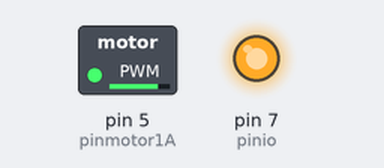
Bench run of a sketch on a simulated Arduino Uno, built with avr-gcc and run on an emulated ATmega328P. Shown: switched loads named in the sketch (green lamp = pin HIGH), output pins drawn as LEDs (lit = HIGH).

Above: at 0.05 s.
At 19.95 s:
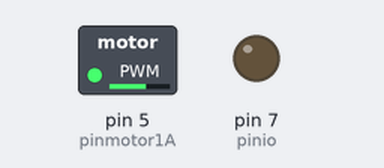
Timing chart, 0 to 26.0 s (numbered marks = the images above):
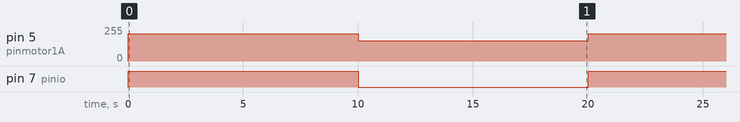

Measured:
- by itself, pin 5 (pinmotor1A): alternates 204/255 for 10.0 s and 153/255 for 10.0 s
- by itself, pin 7 (pinio): alternates HIGH for 10.0 s and LOW for 10.0 s

The sketch:

Degrau.ino
```cpp
// Gerando um degrau com sinal PWM a uma freq. de 7812.5 Hz

// ------- Pinos de saída -------
#define pinmotor1A 5  // Sinal PWM - Motor 1 - sentido de rotação A
#define pinio 7       // Pino de io


// ------- Pinos de entrada -------
// Potenciômetro
#define potenciometro A0  // Leitura do potenciômetro

// Define a frequência e amplitude da onda senoidal
const float freq = 7812.5 ; // Hz

// Patamares percentuais do degrau (% / 100)
float nivel_alto = 0.8;    // 80% da tensão nominal
float nivel_baixo = 0.6;   // 60% da tensão nominal

// Tempos do degrau (segundos)
float tempo_nivel_alto = 1;    // Tempo no patamar de 80%
float tempo_nivel_baixo = 1;   // Tempo no patamar de 60%

// Divisor da frequência selecionada
int divisor = 8;

void setup()
{
  // Definindo os pinos de saída
  pinMode(pinmotor1A, OUTPUT);
  pinMode(pinio, OUTPUT);

  // Definindo os pinos de entrada
  pinMode(potenciometro, INPUT);

  // Alterando a frequência do sinal PWM para 7812.5 Hz
  TCCR0B = TCCR0B & 0b11111000 | 0x02;
}


void loop()
{
  analogWrite(pinmotor1A, 255 * nivel_alto);
  digitalWrite(pinio, HIGH);
  delay(tempo_nivel_alto* 10000 * divisor);

  analogWrite(pinmotor1A, 255 * nivel_baixo);
  digitalWrite(pinio, LOW);
  delay(tempo_nivel_baixo * 10000 * divisor);
}
```
